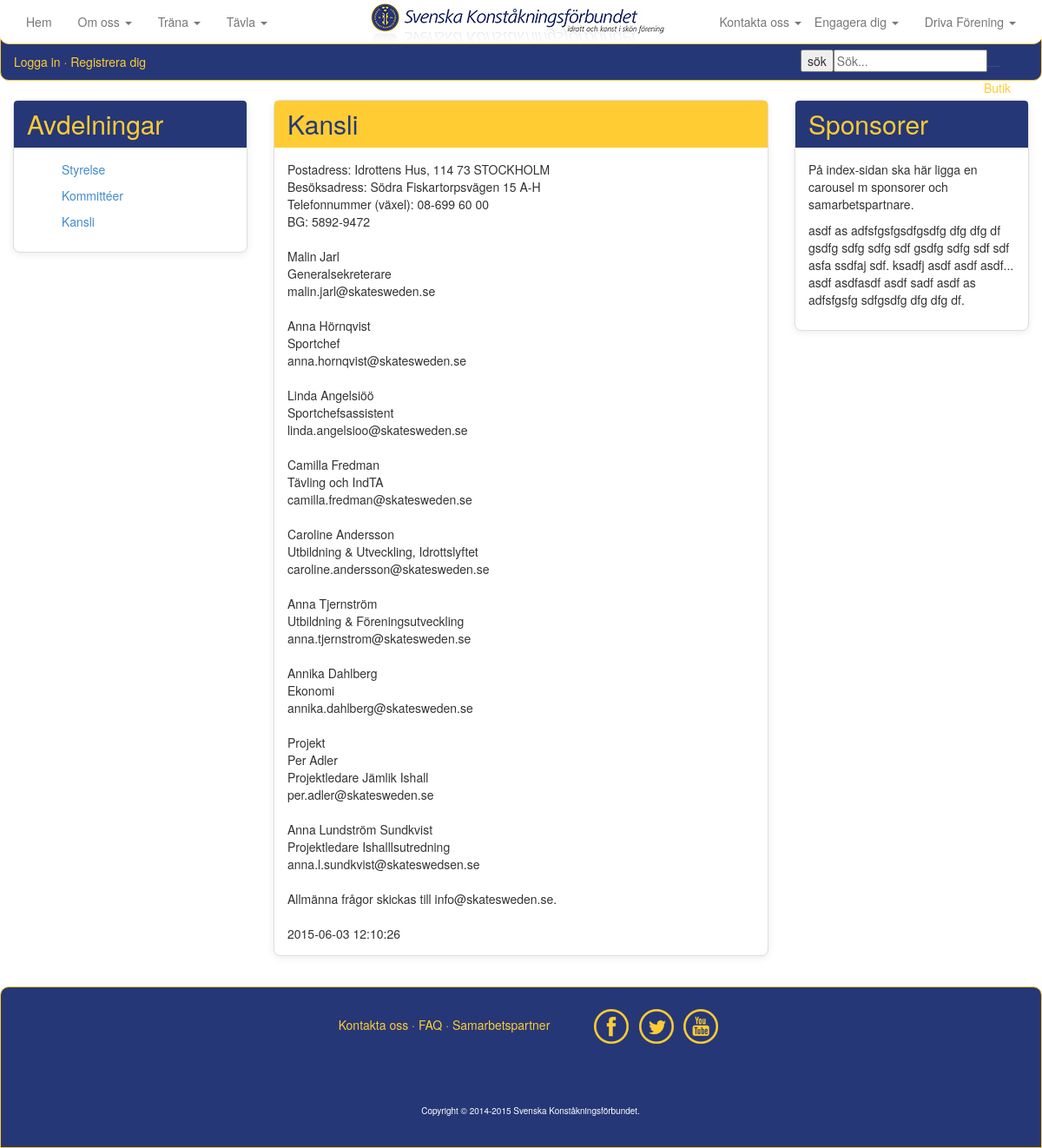
The page /avdelningar.php on the database its author committed.
### tables this page shows
CREATE TABLE IF NOT EXISTS `artikel` (
  `ArtikelId` int(11) NOT NULL,
  `ArtikelName` varchar(50) NOT NULL,
  `ArtikelMessage` text NOT NULL,
  `ArtikelTimeStamp` timestamp NOT NULL DEFAULT CURRENT_TIMESTAMP,
  `ArtikelPic` varchar(1000) NOT NULL,
  `ArtikelPicThumb` varchar(1000) NOT NULL,
  `kategori` varchar(20) NOT NULL
);

### avdelningar.php (the view, shortened to what this page needs)
<?php
include_once("inc/HTMLTemplate.php");
include_once("inc/Connstring.php");
$artikeltime = "";
$artikelnames = "";
if(!empty($_GET))
{
	$getartikelid = isset($_GET['ArtikelId']) ? $_GET['ArtikelId'] : '';
	$query = <<<END
		SELECT ArtikelId, ArtikelName, ArtikelMessage, ArtikelTimeStamp
		FROM artikel
		WHERE ArtikelId = "{$getartikelid}";
END;
	$res = $mysqli->query($query) or die();
	if($res->num_rows > 0)
	{
		while($row = $res->fetch_object())
		{
			$artikelname = $row->ArtikelName;
			$artikelmessage = $row->ArtikelMessage;
			$artikeltimestamp = $row->ArtikelTimeStamp;
			$artikeltime = <<<END
		<div class="panel panel-yellow">
			<div class="panel-heading">
				<h3 class="panel-title">{$artikelname}</h3>
			</div>
				<div class="panel-body">
					{$artikelmessage}
					{$artikeltimestamp}
				</div>
		</div>
END;
		}
	}
}
else
{
	$query = <<<END
		SELECT ArtikelId, ArtikelName, ArtikelMessage, ArtikelTimeStamp, kategori
		FROM artikel
		WHERE kategori = 'avdelningar'
		ORDER BY Artikeltimestamp
END;
	$res = $mysqli->query($query) or die();
		if($res->num_rows > 0)
		{
			while($row = $res->fetch_object())
			{
				$artikelname = $row->ArtikelName;
				$artikelmessage = $row->ArtikelMessage;
				$artikeltimestamp = $row->ArtikelTimeStamp;
				$artikeltime = <<<END
				<div class="panel panel-yellow">
					<div class="panel-heading">
						<h3 class="panel-title">{$artikelname}</h3>
					</div>
						<div class="panel-body">
							{$artikelmessage}
							{$artikeltimestamp}
						</div>
				</div>
END;
			}
		}
}
$query = <<<END
	SELECT ArtikelId, ArtikelName, ArtikelMessage, ArtikelTimeStamp, kategori
	FROM artikel
	WHERE kategori = 'avdelningar'
	ORDER BY Artikeltimestamp
END;
$res = $mysqli->query($query) or die();
if($res->num_rows > 0)
{
	while($row = $res->fetch_object())
	{
		$artikelId = $row->ArtikelId;
		$artikelname = $row->ArtikelName;
		$artikelnames .= <<<END
			<div class="collapse-in" id="dokument">
				<ul class="">
	   				<a href="avdelningar.php?ArtikelId={$artikelId}">
	   					<li>{$artikelname}</li>
	   				</a>
	   			</ul>
			</div>
END;
	}
}
$content = <<<END
       	<div id="content">
			<div class="row">
				<div class="col-md-3">
					<div class="panel panel-blue">
						<div class="panel-heading">
							<h3 class="panel-title yellow">Avdelningar</h3>
						</div>
						</a>
						<div class="panel-body">
							{$artikelnames}
						</div>
					</div>
				</div>
				<div class="col-xs-12 col-md-6">
					{$artikeltime}
				</div>
				<div class="col-md-3 pull-right">
					<div class="panel panel-blue">
						<div class="panel-heading">
							<h3 class="panel-title">Sponsorer</h3>
						</div>
						<div class="panel-body">
							<p>På index-sidan ska här ligga en carousel m sponsorer och samarbetspartnare.
							</p>
							<p class="divider"></p>
							<p>asdf as adfsfgsfgsdfgsdfg dfg dfg df gsdfg sdfg sdfg sdf gsdfg sdfg
							sdf sdf asfa ssdfaj sdf.
							ksadfj asdf asdf asdf... asdf asdfasdf asdf sadf asdf as adfsfgsfg
							sdfgsdfg dfg dfg df.
							</p>
						</div>
					</div>
				</div>
			</div>
       </div>
END;
echo $header;
echo $content;
echo $footer;
?>

### css/ia4.css (style rules this page uses)
html { height: 100% }
body { background-color: white; margin-right: auto; margin-left: auto; width:100%; height: 100% }
#content { z-index:-1; margin-top: 100px; margin-right: auto; margin-left: auto; width:100%; min-height: 400px; padding: 15px; background-color: white; }
.yellow { color: #ffcc33; }
.panel { margin-bottom: 20px; background-color: #fff; border: 1px solid transparent; border-radius: 8px; -webkit-box-shadow: 0 2px 8px rgba(0, 0, 0, .08); box-shadow: 0 2px 8px rgba(0, 0, 0, .08); }
.panel-body { padding: 15px; }
.panel-heading { padding: 10px 15px; border-bottom: 1px solid transparent; border-top-left-radius: 4px; border-top-right-radius: 4px; }
.panel-title { margin-top: 0; margin-bottom: 0; font-size: 16px; color: inherit; }
.panel-yellow { border-color: #ddd; }
.panel-yellow > .panel-heading { color: #263777; background-color: #ffcc33; border-color: #ffcc33; }
.panel-blue { border-color: #ddd; }
.panel-blue > .panel-heading { color: #ffcc33; background-color: #263777; border-color: #263777; }
.panel-title { margin-top: 0; margin-bottom: 0; font-size: 30px; color: inherit; }
ul { list-style-type: none; }

### rows shown on the page
artikel: ArtikelName "Styrelse"
artikel: ArtikelName "Kommittéer"
artikel: ArtikelName "Kansli", ArtikelMessage "Postadress: Idrottens Hus, 114 73 STOCKHOLM Besöksadress: Södra Fiskartorpsvägen 15 A-H Telefonnummer (växel): 08-699 60 00 BG: 5892-9472 Malin Jarl Generalsekreterare malin.jarl@skatesweden.se Anna Hörnqvist Sportchef anna.hornqvist@skatesweden.se Linda Angelsiöö Sportchefsassistent linda.angelsioo@skatesweden.se Camilla Fredman Tävling och IndTA camilla.fredman@skatesweden.se Caroline Andersson Utbildning & Utveckling, Idrottslyftet caroline.andersson@skatesweden.se Anna Tjernström Utbildning & Föreningsutveckling anna.tjernstrom@skatesweden.se Annika Dahlberg Ekonomi annika.dahlberg@skatesweden.se Projekt Per Adler Projektledare Jämlik Ishall per.adler@skatesweden.se Anna Lundström…", ArtikelTimeStamp "2015-06-03 12:10:26"
